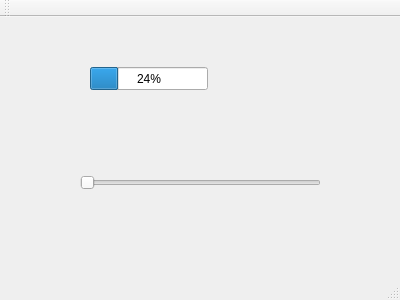
<?xml version="1.0" encoding="UTF-8"?>
<ui version="4.0">
 <class>MainWindow</class>
 <widget class="QMainWindow" name="MainWindow">
  <property name="geometry">
   <rect>
    <x>0</x>
    <y>0</y>
    <width>400</width>
    <height>300</height>
   </rect>
  </property>
  <property name="windowTitle">
   <string>MainWindow</string>
  </property>
  <widget class="QWidget" name="centralWidget">
   <widget class="QProgressBar" name="progressBar">
    <property name="geometry">
     <rect>
      <x>90</x>
      <y>50</y>
      <width>118</width>
      <height>23</height>
     </rect>
    </property>
    <property name="value">
     <number>24</number>
    </property>
   </widget>
   <widget class="QSlider" name="horizontalSlider">
    <property name="geometry">
     <rect>
      <x>80</x>
      <y>130</y>
      <width>241</width>
      <height>71</height>
     </rect>
    </property>
    <property name="orientation">
     <enum>Qt::Horizontal</enum>
    </property>
   </widget>
  </widget>
  <widget class="QMenuBar" name="menuBar">
   <property name="geometry">
    <rect>
     <x>0</x>
     <y>0</y>
     <width>400</width>
     <height>20</height>
    </rect>
   </property>
  </widget>
  <widget class="QToolBar" name="mainToolBar">
   <attribute name="toolBarArea">
    <enum>TopToolBarArea</enum>
   </attribute>
   <attribute name="toolBarBreak">
    <bool>false</bool>
   </attribute>
  </widget>
  <widget class="QStatusBar" name="statusBar"/>
 </widget>
 <layoutdefault spacing="6" margin="11"/>
 <resources/>
 <connections>
  <connection>
   <sender>horizontalSlider</sender>
   <signal>valueChanged(int)</signal>
   <receiver>progressBar</receiver>
   <slot>setValue(int)</slot>
   <hints>
    <hint type="sourcelabel">
     <x>114</x>
     <y>175</y>
    </hint>
    <hint type="destinationlabel">
     <x>115</x>
     <y>109</y>
    </hint>
   </hints>
  </connection>
 </connections>
</ui>
